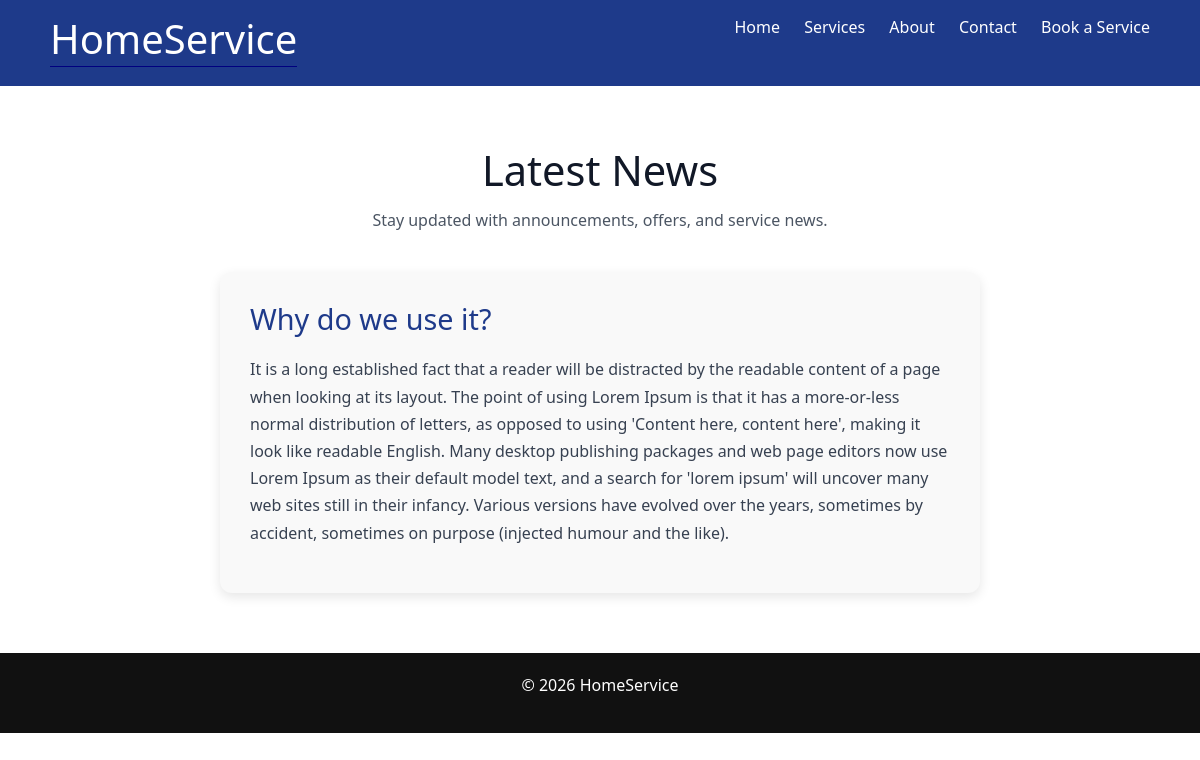
/newsDetails/why-do-we-use-it, run on the app's committed database.
### news/models.py (models this page shows)
class News(models.Model):
    news_title = models.CharField(max_length=100)
    news_desc= HTMLField()
    news_slug = AutoSlugField(populate_from = 'news_title', unique=True, null=True, default=None)  #AutoSlugField generate slug by the populate_from attribute.

### django_core/views.py (the view)
# urls.py: path("newsDetails/<slug>",views.newsDetails),
def newsDetails(request,slug):
    newsDetails = News.objects.get(news_slug = slug )
    data ={
        'newsDetails': newsDetails
    }
    return render(request,"news.html",data)

### templates/news.html
{% extends "base.html" %}
{% block content %}
<section class="news-page">
    <div class="page-header">
        <h1>Latest News</h1>
        <p>Stay updated with announcements, offers, and service news.</p>
    </div>
    <div class="news-grid">
        <h3>{{ newsDetails.news_title }}</h3>
        <p>{{ newsDetails.news_desc|safe}}</p>
    </div>
</section>
{% endblock %}

### static/css/style.css (style rules this page uses)
* { margin: 0; padding: 0; box-sizing: border-box; }
.news-page { padding: 60px 20px; max-width: 800px; margin: 0 auto; background: #ffffff; }
.page-header { text-align: center; margin-bottom: 40px; }
.page-header h1 { font-size: 2.6rem; margin-bottom: 12px; color: #111827; }
.page-header p { color: #4b5563; max-width: 700px; margin: 0 auto; }
.news-grid { background: #f9f9f9; padding: 30px; border-radius: 12px; box-shadow: 0 4px 12px rgba(0, 0, 0, 0.1); }
.news-grid h3 { font-size: 1.8rem; margin-bottom: 20px; color: #1e3a8a; }
.news-grid p { line-height: 1.7; color: #374151; font-size: 1rem; }

### data on the page
News: news_title "Why do we use it?", news_desc "It is a long established fact that a reader will be distracted by the readable content of a page when looking at its layout. The point of using Lorem Ipsum is that it has a more-or-less normal distribution of letters, as opposed to using 'Content here, content here', making it look like readable English. Many desktop publishing packages and web page editors now use Lorem Ipsum as their default model text, and a search for 'lorem ipsum' will uncover many web sites still in their infancy. Various versions have evolved over the years, sometimes by accident, sometimes on purpose (injected humour and the like)."
